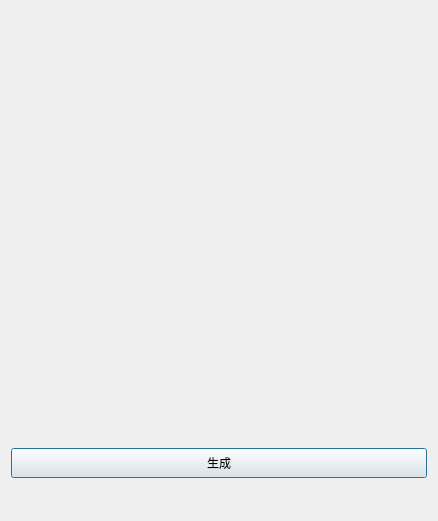
<?xml version="1.0" encoding="UTF-8"?>
<ui version="4.0">
 <class>QtQRcodeGeneratorClass</class>
 <widget class="QDialog" name="QtQRcodeGeneratorClass">
  <property name="geometry">
   <rect>
    <x>0</x>
    <y>0</y>
    <width>438</width>
    <height>521</height>
   </rect>
  </property>
  <property name="windowTitle">
   <string>二维码生成器</string>
  </property>
  <layout class="QVBoxLayout" name="verticalLayout_2">
   <item>
    <layout class="QVBoxLayout" name="verticalLayout">
     <item>
      <widget class="QLabel" name="labelImage">
       <property name="minimumSize">
        <size>
         <width>400</width>
         <height>400</height>
        </size>
       </property>
       <property name="maximumSize">
        <size>
         <width>400</width>
         <height>400</height>
        </size>
       </property>
       <property name="text">
        <string/>
       </property>
      </widget>
     </item>
     <item>
      <widget class="QPushButton" name="pushButtonCode">
       <property name="minimumSize">
        <size>
         <width>0</width>
         <height>30</height>
        </size>
       </property>
       <property name="maximumSize">
        <size>
         <width>16777215</width>
         <height>30</height>
        </size>
       </property>
       <property name="text">
        <string>生成</string>
       </property>
      </widget>
     </item>
    </layout>
   </item>
  </layout>
 </widget>
 <layoutdefault spacing="6" margin="11"/>
 <resources>
  <include location="qtqrcodegenerator.qrc"/>
 </resources>
 <connections/>
</ui>
